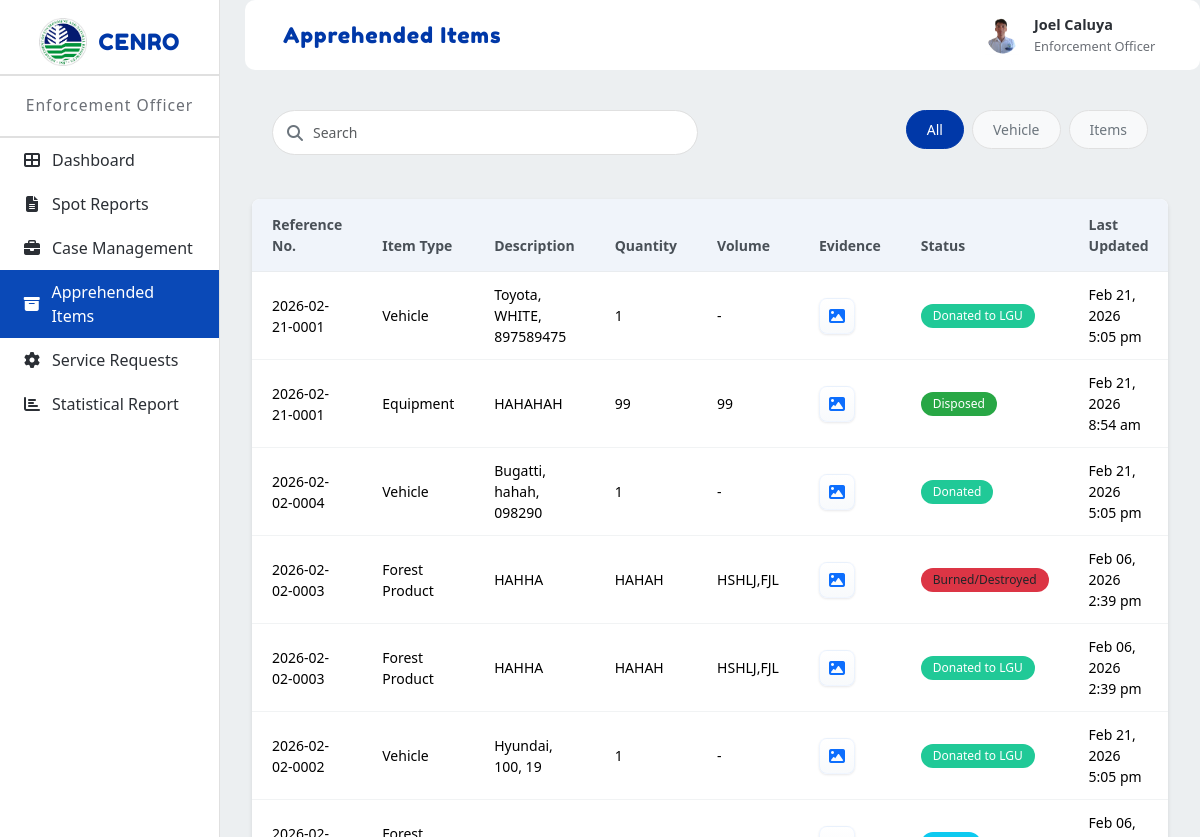
Screenshot of /prototype/app/modules/enforcement_officer/views/apprehended_items.php (signed in) with the database file from the repository.
### tables this page shows
CREATE TABLE `users` (
  `id` int(11) NOT NULL,
  `email` varchar(255) NOT NULL,
  `password_hash` varchar(255) NOT NULL,
  `full_name` varchar(255) NOT NULL,
  `contact_number` varchar(20) DEFAULT NULL,
  `office_unit` varchar(255) DEFAULT NULL,
  `profile_picture` varchar(255) DEFAULT NULL,
  `role` enum('Admin','Enforcement Officer','Enforcer','Property Custodian','Office Staff') NOT NULL,
  `status` tinyint(1) DEFAULT 1,
  `created_at` timestamp NOT NULL DEFAULT current_timestamp(),
  `updated_at` timestamp NOT NULL DEFAULT current_timestamp() ON UPDATE current_timestamp(),
  `last_login` timestamp NULL DEFAULT NULL,
  `position` varchar(100) DEFAULT NULL
);

CREATE TABLE `spot_report_vehicles` (
  `id` int(10) UNSIGNED NOT NULL,
  `report_id` int(10) UNSIGNED NOT NULL,
  `plate` varchar(100) DEFAULT NULL,
  `make` varchar(255) DEFAULT NULL,
  `color` varchar(100) DEFAULT NULL,
  `owner` varchar(255) DEFAULT NULL,
  `contact` varchar(100) DEFAULT NULL,
  `engine` varchar(255) DEFAULT NULL,
  `status` varchar(64) DEFAULT NULL,
  `remarks` text DEFAULT NULL,
  `created_at` datetime DEFAULT current_timestamp(),
  `updated_at` datetime DEFAULT current_timestamp() ON UPDATE current_timestamp()
);

CREATE TABLE `spot_reports` (
  `id` int(10) UNSIGNED NOT NULL,
  `reference_no` varchar(100) NOT NULL,
  `incident_datetime` datetime DEFAULT NULL,
  `memo_date` datetime DEFAULT NULL,
  `location` text DEFAULT NULL,
  `summary` text DEFAULT NULL,
  `team_leader` varchar(255) DEFAULT NULL,
  `custodian` varchar(255) DEFAULT NULL,
  `status` varchar(50) NOT NULL DEFAULT 'Draft',
  `status_comment` text DEFAULT NULL,
  `case_status` varchar(64) DEFAULT NULL,
  `created_at` datetime NOT NULL DEFAULT current_timestamp(),
  `updated_at` datetime DEFAULT NULL,
  `submitted_by` int(11) DEFAULT NULL
);

CREATE TABLE `spot_report_files` (
  `id` int(10) UNSIGNED NOT NULL,
  `report_id` int(10) UNSIGNED NOT NULL,
  `file_type` varchar(50) NOT NULL,
  `file_path` varchar(1024) NOT NULL,
  `orig_name` varchar(512) DEFAULT NULL,
  `created_at` datetime NOT NULL DEFAULT current_timestamp()
);

CREATE TABLE `spot_report_items` (
  `id` int(10) UNSIGNED NOT NULL,
  `report_id` int(10) UNSIGNED NOT NULL,
  `item_no` varchar(50) DEFAULT NULL,
  `type` varchar(100) DEFAULT NULL,
  `description` text DEFAULT NULL,
  `quantity` varchar(100) DEFAULT NULL,
  `volume` varchar(100) DEFAULT NULL,
  `value` decimal(15,2) DEFAULT NULL,
  `remarks` text DEFAULT NULL,
  `status` varchar(64) DEFAULT NULL,
  `created_at` datetime DEFAULT current_timestamp(),
  `updated_at` datetime DEFAULT current_timestamp() ON UPDATE current_timestamp()
);

### prototype/app/modules/enforcement_officer/views/apprehended_items.php (the view, shortened to what this page needs)
<!DOCTYPE html>
<?php
$items = [];
try {
  require_once dirname(__DIR__, 3) . '/config/db.php';
  if (!function_exists('map_status_to_class')) {
    function map_status_to_class($s) {
      $sRaw = strtolower(trim((string)$s));
      if (strpos($sRaw, 'seized') !== false) return 'bg-info';
      if (strpos($sRaw, 'disposed') !== false) return 'bg-success';
      if (strpos($sRaw, 'burn') !== false || strpos($sRaw, 'destroy') !== false) return 'bg-danger';
      if (strpos($sRaw, 'donat') !== false || strpos($sRaw, 'donated') !== false) return 'bg-teal';
      return 'bg-secondary';
    }
  }
  if (!function_exists('build_file_url_local')) {
    function build_file_url_local($path) {
      $p = '/' . ltrim($path, '/');
      $projectRoot = dirname(__DIR__, 4);
      if (file_exists($projectRoot . '/public' . $p)) {
        if (defined('BASE_URL') && BASE_URL) return rtrim(BASE_URL, '/') . '/public' . $p;
        return '/public' . $p;
      }
      $scheme = (!empty($_SERVER['HTTPS']) && $_SERVER['HTTPS'] !== 'off') ? 'https' : 'http';
      $host = $_SERVER['HTTP_HOST'] ?? 'localhost';
      return $scheme . '://' . $host . $p;
    }
  }
  $vstmt = $pdo->prepare("SELECT v.*, r.reference_no FROM spot_report_vehicles v JOIN spot_reports r ON r.id = v.report_id WHERE LOWER(TRIM(COALESCE(r.status,''))) = 'approved' ORDER BY v.id DESC");
  $vstmt->execute();
  $vehicles = $vstmt->fetchAll(PDO::FETCH_ASSOC);
  foreach ($vehicles as $v) {
    $plate = $v['plate_no'] ?? $v['plate'] ?? '';
    $make = $v['make_model'] ?? $v['make'] ?? '';
    $color = $v['color'] ?? '';
    $descParts = array_filter([$make, $color, $plate]);
    $description = implode(', ', $descParts);
    $items[] = [
      'type' => 'vehicle',
      'type_label' => 'Vehicle',
      'reference_no' => $v['reference_no'] ?? '',
      'description' => $description,
      'quantity' => 1,
      'volume' => '-',
      'evidence' => '',
      'status_label' => $v['status'] ?? '',
      'status_class' => map_status_to_class($v['status'] ?? ''),
      'report_id' => $v['report_id'] ?? $v['reportId'] ?? null,
      'last_updated' => $v['updated_at'] ?? $v['created_at'] ?? ''
    ];
  }
  $istmt = $pdo->prepare("SELECT i.*, r.reference_no FROM spot_report_items i JOIN spot_reports r ON r.id = i.report_id WHERE LOWER(TRIM(COALESCE(r.status,''))) = 'approved' ORDER BY i.id DESC");
  $istmt->execute();
  $seizures = $istmt->fetchAll(PDO::FETCH_ASSOC);
  foreach ($seizures as $s) {
    $items[] = [
      'type' => 'item',
      'type_label' => $s['item_type'] ?? $s['type'] ?? 'Item',
      'reference_no' => $s['reference_no'] ?? '',
      'description' => $s['description'] ?? '',
      'quantity' => $s['quantity'] ?? '',
      'volume' => $s['volume'] ?? '',
      'evidence' => '',
      'status_label' => $s['status'] ?? '',
      'status_class' => map_status_to_class($s['status'] ?? ''),
      'report_id' => $s['report_id'] ?? $s['reportId'] ?? null,
      'last_updated' => $s['updated_at'] ?? $s['created_at'] ?? ''
    ];
  }
  $reportIds = array_values(array_filter(array_unique(array_map(function($it){ return $it['report_id'] ?? null; }, $items))));
  if (!empty($reportIds)) {
    $placeholders = implode(',', array_fill(0, count($reportIds), '?'));
    $ff = $pdo->prepare("SELECT * FROM spot_report_files WHERE report_id IN ($placeholders) ORDER BY id ASC");
    $ff->execute($reportIds);
    $files = $ff->fetchAll(PDO::FETCH_ASSOC);
    $filesByReport = [];
    foreach ($files as $f) {
      $rid = $f['report_id'] ?? null;
      if (!isset($filesByReport[$rid])) $filesByReport[$rid] = [];
      $filesByReport[$rid][] = $f;
    }
    foreach ($items as &$it) {
      $rid = $it['report_id'] ?? null;
      if ($rid && !empty($filesByReport[$rid])) {
        $chosen = null;
        foreach ($filesByReport[$rid] as $f) {
          $orig = strtolower($f['orig_name'] ?? $f['file_name'] ?? basename($f['file_path'] ?? $f['path'] ?? ''));
          if ($it['type'] === 'vehicle' && strpos($orig, 'vehicle') !== false) { $chosen = $f; break; }
          if ($it['type'] === 'item' && strpos($orig, 'item') !== false) { $chosen = $f; break; }
        }
        $fpath = $chosen['file_path'] ?? $chosen['path'] ?? $chosen['file_name'] ?? '';
        $url = build_file_url_local($fpath);
        $ext = strtolower(pathinfo($fpath, PATHINFO_EXTENSION));
        $iconClass = 'fa-file';
        $typeAttr = 'file';
        if (in_array($ext, ['jpg','jpeg','png','gif','webp'])) {
          $iconClass = 'fa-image';
          $typeAttr = 'image';
        } elseif ($ext === 'pdf') {
          $iconClass = 'fa-file-pdf';
          $typeAttr = 'pdf';
        }
        $title = htmlspecialchars($chosen['orig_name'] ?? $chosen['file_name'] ?? basename($fpath));
        $ehtml = '<a href="' . htmlspecialchars($url) . '" target="_blank" title="' . $title . '" class="evidence-icon" data-type="' . $typeAttr . '"><i class="fa ' . $iconClass . '"></i></a>';
      }
    }
  }
} catch (Exception $e) {
  $items = [];
}
if (!empty($items) && is_array($items)) {
  usort($items, function($a, $b) {
    $ra = $a['reference_no'] ?? '';
    $rb = $b['reference_no'] ?? '';
    $c = strcmp($rb, $ra);
    if ($c !== 0) return $c;
    return strcmp($b['type'] ?? '', $a['type'] ?? '');
  });
}
?>
<html lang="en">
<head>
  <link href="https://cdn.jsdelivr.net/npm/bootstrap@5.3.2/dist/css/bootstrap.min.css" rel="stylesheet">
  <link rel="stylesheet" href="https://cdn.jsdelivr.net/npm/bootstrap-icons@1.11.1/font/bootstrap-icons.css">
  <link rel="stylesheet" href="../../../../public/assets/css/modules/admin/common.css">
  <link rel="stylesheet" href="../../../../public/assets/css/modules/admin/apprehended-items.css">
  <link rel="stylesheet" href="https://cdnjs.cloudflare.com/ajax/libs/font-awesome/6.4.2/css/all.min.css">
</head>
<body>
  <div class="layout">
    <nav class="sidebar" role="navigation" aria-label="Main sidebar">
      <div class="sidebar-logo">
        <img src="../../../../public/assets/images/denr-logo.png" alt="DENR Logo">
        <span>CENRO</span>
      </div>
      <div class="sidebar-role">Enforcement Officer</div>
      <nav class="sidebar-nav" aria-label="Sidebar menu">
        <ul>
          <li><a href="dashboard.php"><i class="fa fa-th-large"></i> Dashboard</a></li>
          <li><a href="spot_reports.php"><i class="fa fa-file-text"></i> Spot Reports</a></li>
          <li><a href="case_management.php"><i class="fa fa-briefcase"></i> Case Management</a></li>
          <li class="active"><a href="apprehended_items.php"><i class="fa fa-archive"></i> Apprehended Items</a></li>
          <li><a href="service_requests.php"><i class="fa fa-cog"></i> Service Requests</a></li>
          <li><a href="statistical_report.php"><i class="fa fa-chart-bar"></i> Statistical Report</a></li>
        </ul>
      </nav>
    </nav>
    <div class="main">
      <div class="topbar">
        <div class="topbar-card">
          <div class="topbar-title">Apprehended Items</div>
          <?php include __DIR__ . '/../../shared/views/topbar_profile.php'; ?>
        </div>
      </div>
      <div class="main-content">
        <div class="container-fluid">
          <div class="search-filter-section mb-4">
            <div class="row">
              <div class="col-md-6">
                <div class="search-box">
                  <input type="text" class="form-control" id="searchInput" placeholder="Search">
                  <i class="fa fa-search search-icon"></i>
                </div>
              </div>
              <div class="col-md-6">
                <div class="filter-buttons d-flex gap-2">
                  <button class="btn btn-filter active" data-filter="all">All</button>
                  <button class="btn btn-filter" data-filter="vehicle">Vehicle</button>
                  <button class="btn btn-filter" data-filter="item">Items</button>
                </div>
              </div>
            </div>
          </div>
          <div class="items-table-section">
            <div class="table-responsive">
              <table class="table table-hover" id="itemsTable">
                <thead class="table-light">
                  <tr>
                    <th>Reference No.</th>
                    <th>Item Type</th>
                    <th>Description</th>
                    <th>Quantity</th>
                    <th>Volume</th>
                    <th>Evidence</th>
                    <th>Status</th>
                    <th>Last Updated</th>
                  </tr>
                </thead>
                <tbody>
                  <?php if (!empty($items) && is_array($items)): ?>
                    <?php foreach ($items as $item): ?>
                      <?php
                        $type = strtolower(trim($item['type'] ?? ''));
                        $rowType = ($type === 'vehicle') ? 'vehicle' : 'item';
                      ?>
                      <tr data-type="<?php echo $rowType; ?>">
                        <td><?php echo htmlspecialchars($item['reference_no'] ?? ''); ?></td>
                        <td><?php echo htmlspecialchars($item['type_label'] ?? ($type === 'vehicle' ? 'Vehicle' : 'Item')); ?></td>
                        <td><?php echo htmlspecialchars($item['description'] ?? ''); ?></td>
                        <td><?php echo htmlspecialchars($item['quantity'] ?? ''); ?></td>
                        <td><?php echo htmlspecialchars($item['volume'] ?? ''); ?></td>
                        <td><?php echo $item['evidence'] ?? ''; ?></td>
                        <td><span class="badge <?php echo htmlspecialchars($item['status_class'] ?? ''); ?>"><?php echo htmlspecialchars($item['status_label'] ?? ''); ?></span></td>
                        <?php
                          $luRaw = $item['last_updated'] ?? '';
                          $lastUpdatedDisplay = '-';
                          if (!empty($luRaw)) {
                            if (is_numeric($luRaw)) {
                              $ts = (int)$luRaw;
                            } else {
                              $ts = strtotime($luRaw);
                            }
                            if ($ts !== false && $ts > 0) {
                              $lastUpdatedDisplay = date('M d, Y g:i a', $ts);
                            } else {
                              $lastUpdatedDisplay = $luRaw;
                            }
                          }
                        ?>
                        <td><?php echo htmlspecialchars($lastUpdatedDisplay); ?></td>
                      </tr>
                    <?php endforeach; ?>
                  <?php else: ?>
                    <tr>
                      <td colspan="8" class="text-center">No apprehended items found.</td>
                    </tr>
                  <?php endif; ?>
                </tbody>
              </table>
            </div>
          </div>
        </div>
      </div>
    </div>
  </div>
</body>
</html>
</body>
</html>

### prototype/app/modules/shared/views/topbar_profile.php (shortened to what this page needs)
<?php
require_once __DIR__ . '/../../../../app/config/db.php';
$topImg = '../../../../public/assets/images/default-avatar.png';
$topName = 'Guest';
$topRole = 'User';
$sessionUserId = $_SESSION['uid'] ?? $_SESSION['id'] ?? null;
$sessionUserEmail = $_SESSION['email'] ?? null;
try {
  $r = null;
  if (!empty($sessionUserId)) {
    $stmt = $pdo->prepare('SELECT id, full_name, profile_picture, role FROM users WHERE id = ? LIMIT 1');
    $stmt->execute([$sessionUserId]);
    $r = $stmt->fetch();
  } elseif (!empty($sessionUserEmail)) {
    $stmt = $pdo->prepare('SELECT id, full_name, profile_picture, role FROM users WHERE email = ? LIMIT 1');
    $stmt->execute([$sessionUserEmail]);
    $r = $stmt->fetch();
  }
  if (!empty($r)) {
    if (!empty($r['full_name'])) {
      $parts = preg_split('/\s+/', trim($r['full_name']));
      if (count($parts) === 1) {
        $topName = $parts[0];
      } else {
        $topName = $parts[0] . ' ' . $parts[count($parts) - 1];
      }
    } else {
      $topName = $topName;
    }
    $topRole = !empty($r['role']) ? $r['role'] : $topRole;
    if (!empty($r['profile_picture'])) {
      $stored = ltrim($r['profile_picture'], '/');
      $fsPath = __DIR__ . '/../../../../' . $stored;
      if (file_exists($fsPath)) {
        $topImg = '../../../../' . $stored;
      }
    }
  }
} catch (Exception $e) {
}
?>
<div class="topbar-profile-card" id="profileCard">
  <img src="<?php echo htmlspecialchars($topImg); ?>" alt="Profile" class="topbar-profile-img" id="profileImg">
  <div class="topbar-profile-info">
    <span class="name"><?php echo htmlspecialchars($topName); ?></span>
    <span class="role"><?php echo htmlspecialchars($topRole); ?></span>
  </div>
</div>

### rows the page displays
users: profile_picture (picture), full_name "Joel Caluya", role "Enforcement Officer"
spot_report_vehicles: report.reference_no "2026-02-21-0001", type_label "Vehicle", description "Toyota, WHITE, 897589475", quantity "1", volume "-", status "Donated to LGU", updated_at "Feb 21, 2026 5:05 pm"
spot_report_items: report.reference_no "2026-02-21-0001", type "Equipment", description "HAHAHAH", quantity "99", volume "99", status "Disposed", lastUpdatedDisplay "Feb 21, 2026 8:54 am"
spot_report_vehicles: report.reference_no "2026-02-02-0004", type_label "Vehicle", description "Bugatti, hahah, 098290", quantity "1", volume "-", status "Donated", updated_at "Feb 21, 2026 5:05 pm"
spot_report_items: report.reference_no "2026-02-02-0003", type "Forest Product", description "HAHHA", quantity "HAHAH", volume "HSHLJ,FJL", status "Burned/Destroyed", lastUpdatedDisplay "Feb 06, 2026 2:39 pm"
spot_report_items: report.reference_no "2026-02-02-0003", type "Forest Product", description "HAHHA", quantity "HAHAH", volume "HSHLJ,FJL", status "Donated to LGU", lastUpdatedDisplay "Feb 06, 2026 2:39 pm"
spot_report_vehicles: report.reference_no "2026-02-02-0002", type_label "Vehicle", description "Hyundai, 100, 19", quantity "1", volume "-", status "Donated to LGU", updated_at "Feb 21, 2026 5:05 pm"
spot_report_items: lastUpdatedDisplay "Feb 06,…"
